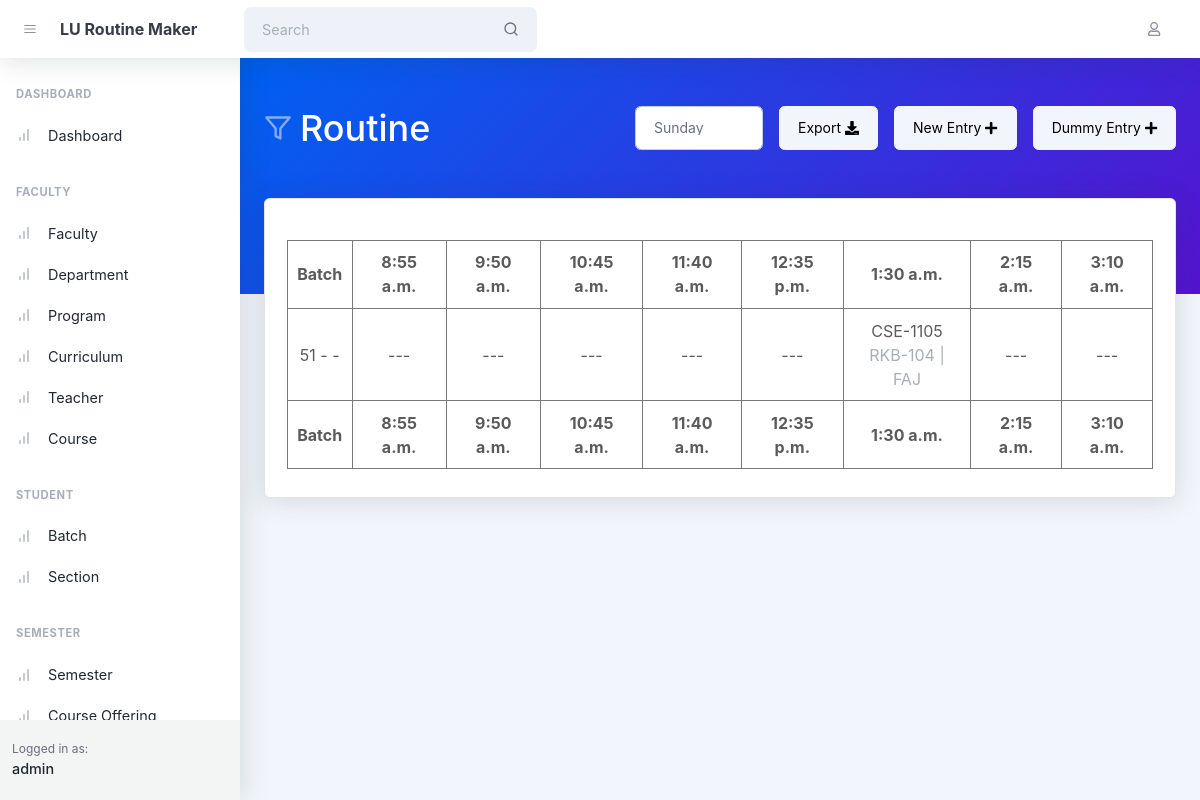
Screenshot of /routines/ (signed in) with the database file from the repository.
### routine/models.py (models this page shows, shortened)
class SlotDetail(AbstractTimestampModel):
    slot = models.ForeignKey(
        verbose_name=_('Slot'),
        to='routine.SlotMaster',
        related_name='details',
        on_delete=models.CASCADE
    )
    start_time = models.TimeField(verbose_name=_('Start Time'))
    end_time = models.TimeField(verbose_name=_('End Time'))
    class Meta:
        verbose_name = _('Slot Detail')
        verbose_name_plural = _('Slot Details')
    def __str__(self) -> str:
        return f"Start:{self.start_time} End:{self.end_time}"

class Routine(AbstractTimestampModel):
    class DayOfWeek(models.TextChoices):
        SATURDAY = 'saturday', _('Saturday')
        SUNDAY = 'sunday', _('Sunday')
        MONDAY = 'monday', _('Monday')
        TUESDAY = 'tuesday', _('Tuesday')
        WEDNESDAY = 'wednesday', _('Wednesday')
        THURSDAY = 'thursday', _('Thursday')
        FRIDAY = 'friday', _('Friday')
    slot = models.ForeignKey(
        verbose_name=_('Slot'),
        to='routine.SlotDetail',
        related_name='routines',
        on_delete=models.CASCADE
    )
    room = models.ForeignKey(
        verbose_name=_('Room'),
        to='routine.Room',
        related_name='routines',
        on_delete=models.CASCADE,
        blank=True,
        null=True
    )
    course_dist = models.ForeignKey(
        verbose_name=_('Course Distribution'),
        to='semester.CourseDistribution',
        related_name='routines',
        on_delete=models.CASCADE,
        null=True
    )
    dummy_department = models.CharField(verbose_name=_(
        "Dummy Department"), max_length=128, null=True)
    day_of_week = models.CharField(
        verbose_name=_('Day of week'),
        max_length=16,
        choices=DayOfWeek.choices
    )
    def __str__(self) -> str:
        return f"{self.slot}-{self.course_dist.offered.batch}-{self.course_dist.offered.semester}"

class Room(AbstractTimestampModel):
    class RoomType(models.TextChoices):
        REGULAR = 'regular', _('Regular')
        LAB = 'lab', _('Lab')
    building = models.ForeignKey(
        verbose_name=_('Building'),
        to='routine.Building',
        related_name='rooms',
        on_delete=models.CASCADE,
        null=True
    )
    room_number = models.CharField(
        verbose_name=_('Room Number/ Name'), max_length=32)
    capacity = models.IntegerField(verbose_name=_('Room Number'))
    type = models.CharField(
        verbose_name=_('Type'),
        choices=RoomType.choices,
        max_length=10
    )
    department = models.ForeignKey(
        verbose_name=_('Department'),
        to='faculty.Department',
        related_name='rooms',
        on_delete=models.CASCADE,
        null=True
    )
    class Meta:
        verbose_name = _('Room')
        verbose_name_plural = _('Rooms')

### semester/models.py (models this page shows, shortened)
class CourseDistribution(AbstractTimestampModel):
    offered = models.ForeignKey(
        verbose_name=_('Course Offered'),
        to='semester.CourseOffered',
        related_name='distributions',
        on_delete=models.CASCADE
    )
    section = models.ForeignKey(
        verbose_name=_('Sections'),
        to='student.Section',
        related_name='distributions',
        on_delete=models.CASCADE
    )
    teacher = models.ForeignKey(
        verbose_name=_('Teacher'),
        to='faculty.Teacher',
        related_name='distributions',
        on_delete=models.DO_NOTHING
    )
    parent_dist = models.ForeignKey(
        verbose_name=_("Parent Distribution"),
        to='semester.CourseDistribution',
        related_name='child_dists',
        on_delete=models.SET_NULL,
        null=True,
        blank=True
    )
    class Meta:
        verbose_name = _('Course Distribution')
        verbose_name_plural = _('Course Distributions')

class CourseOffered(AbstractTimestampModel):
    semester = models.ForeignKey(
        verbose_name=_('Semester'),
        to='semester.Semester',
        related_name='offered',
        on_delete=models.CASCADE
    )
    batch = models.ForeignKey(
        verbose_name=_('Batch'),
        to='student.Batch',
        related_name='offered',
        on_delete=models.CASCADE
    )
    course = models.ForeignKey(
        verbose_name=_('Course'),
        to='faculty.Course',
        related_name='offered',
        on_delete=models.CASCADE
    )

### faculty/models.py (models this page shows, shortened)
class Course(AbstractTimestampModel):
    class Type(models.TextChoices):
        THEORY = 'theory', _("Theory")
        LAB = 'lab', _("Lab")
    course_code = models.CharField(verbose_name=_(
        "Course Code"), max_length=16, unique=True)
    title = models.CharField(verbose_name=_("Title"), max_length=255)
    credit = models.FloatField(verbose_name=_("Credit"))
    curriculum = models.ManyToManyField(
        verbose_name=_('Curriculum'),
        to="faculty.Curriculum",
        related_name="courses"
    )
    pre_req = models.ForeignKey(
        verbose_name=_("Pre Req"),
        to="faculty.Course",
        related_name="dependents",
        on_delete=models.CASCADE,
        blank=True,
        null=True
    )
    contact_hour = models.FloatField(verbose_name=_("Contact Hour"))
    type = models.CharField(
        verbose_name=_("Type"),
        choices=Type.choices,
        max_length=8
    )
    class Meta:
        verbose_name = _('Course')
        verbose_name_plural = _('Courses')

class Teacher(AbstractTimestampModel):
    class FacultyType(models.TextChoices):
        PERMANENT = 'permanent', _('Permanent')
        Other = 'other', _('other')
    teacher_id = models.CharField(verbose_name=_(
        'Teacher ID'), max_length=255, unique=True)
    first_name = models.CharField(verbose_name=_('First Name'), max_length=128)
    last_name = models.CharField(verbose_name=_('Last Name'), max_length=128)
    name_initials = models.CharField(verbose_name=_(
        'Name Initials'), max_length=32, unique=True)
    department = models.ForeignKey(
        verbose_name=_('Department'),
        to='faculty.Department',
        related_name='teachers',
        on_delete=models.CASCADE,
        null=True
    )
    designation = models.CharField(
        verbose_name=_('Designation'), max_length=255)
    type = models.CharField(
        verbose_name=_('Faculty Type'),
        choices=FacultyType.choices,
        max_length=12,
        default='permanent'
    )
    contact_number = models.CharField(
        verbose_name=_('Contact Number'), max_length=20)
    email = models.EmailField(verbose_name=_('Email'))
    contact_hour = models.FloatField(verbose_name=_('Contact Hour'))
    class Meta:
        verbose_name = _('Teacher')
        verbose_name_plural = _('Teachers')

### routine/views.py (the view)
# urls.py: path('routines/', views.RoutineListView.as_view(), name='routine_list'),
@method_decorator(login_required, name='dispatch')
class RoutineListView(ListView):
    model = Routine
    template_name = 'routine_list.html'
    context_object_name = 'routines'
    def get_context_data(self, **kwargs):
        context = super().get_context_data(**kwargs)
        context['user'] = self.request.user
        context['slots'] = SlotDetail.objects.all()
        context['gen_routine'] = generateRoutine(
            self.request.GET.get('day') if self.request.GET.get('day') else 'sunday')
        context['sc'] = [0, 1, 2, 3, 4, 5, 6]
        return context

### routine/views.py (called while the page is built)
def generateRoutine(day_of_week):
    final = {}
    slots = SlotDetail.objects.all()
    rt = Routine.objects.filter(
        course_dist__offered__semester=True,
        day_of_week=day_of_week,
        dummy_department__isnull=True
    )
    print(rt)
    for sec in Section.objects.all():
        temp = rt.filter(course_dist__section=sec).order_by('slot__start_time')
        if temp:
            data = []
            i = 0
            print(len(temp))
            for slot in slots:
                if i < len(temp) and temp[i].slot == slot:
                    data.append(temp[i])
                    i += 1
                else:
                    data.append(None)
            final[f'{sec.batch.batch} - {sec.section}'] = data
    return final

### semester/models.py (called while the page is built)
    def __str__(self) -> str:
        return f"{self.id}- {self.name}"

### student/models.py (called while the page is built)
    def __str__(self) -> str:
        return f"{self.id}-{self.batch}"

### routine/templates/routine_list.html (shortened to what this page needs)
{% extends 'base.html' %}
{% block body_header %}
    <header class="page-header page-header-dark bg-gradient-primary-to-secondary pb-10">
        <div class="container-xl px-4">
            <div class="page-header-content pt-4">
                <div class="d-flex justify-content-between">
                    <div class="col-auto mt-4">
                        <h1 class="page-header-title">
                            <div class="page-header-icon"><i data-feather="filter"></i></div>
                            Routine
                        </h1>
                    </div>
                    <div class="mt-4 d-flex">
                        <div class="pr-2">
                            <div class="form-group" style="width:128px;">
                                <select class="form-control" id="day_filter">
                                    <option value="sunday">Sunday</option>
                                </select>
                            </div>
                        </div>
                        <div class="ms-3">
                            <a href="{% url 'routine:gen_routine' %}" class="btn btn-light">Export&nbsp;<i
                                    class="fas fa-download"></i> </a>
                        </div>
                        <div class="ms-3">
                            <a href="{% url 'routine:routine-create' %}" class="btn btn-light">New Entry&nbsp;<i
                                    class="fas fa-plus"></i> </a>
                        </div>
                        <div class="ms-3">
                            <a href="{% url 'routine:routine-create'%}?dummy=true" class="btn btn-light">Dummy Entry&nbsp;<i
                                    class="fas fa-plus"></i> </a>
                        </div>
                    </div>
                </div>
            </div>
        </div>
    </header>
{% endblock body_header %}
{% block body %}
    <div class="container-xl px-4 mt-n10">
        <div class="card mb-4">
            <div class="card-body">
                <table id="datatablesSimple">
                    <thead>
                    <tr>
                        <th>Batch</th>
                        {% for slot in slots %}
                            <th>{{ slot.start_time }}</th>
                        {% endfor %}
                    </tr>
                    </thead>
                    <tfoot>
                    <tr>
                        <th>Batch</th>
                        {% for slot in slots %}
                            <th>{{ slot.start_time }}</th>
                        {% endfor %}
                    </tr>
                    </tfoot>
                    <tbody>
                    {% for batch, routine in gen_routine.items %}
                        <tr>
                            <td>
                                {{ batch }}
                            </td>
                            {% for rt in routine %}
                                {% if rt %}
                                    <td class="text-center">
                                        {{ rt.course_dist.offered.course.course_code }}
                                        <p class="text-muted m-0">{{ rt.room.room_number }}
                                            | {{ rt.course_dist.teacher.name_initials }}</p>
                                    </td>
                                {% else %}
                                    <td class="text-center">---</td>
                                {% endif %}
                            {% endfor %}
                        </tr>
                    {% endfor %}
                    </tbody>
                </table>
            </div>
        </div>
    </div>
{% endblock %}

### rows the page displays
SlotDetail: start_time "8:55 a.m."
SlotDetail: start_time "9:50 a.m."
SlotDetail: start_time "10:45 a.m."
SlotDetail: start_time "11:40 a.m."
SlotDetail: start_time "12:35 p.m."
SlotDetail: start_time "1:30 a.m."
SlotDetail: start_time "2:15 a.m."
SlotDetail: start_time "3:10 a.m."
Routine: batch "51 - -", course_dist.offered.course.course_code "CSE-1105", room.room_number "RKB-104", course_dist.teacher.name_initials "FAJ"
